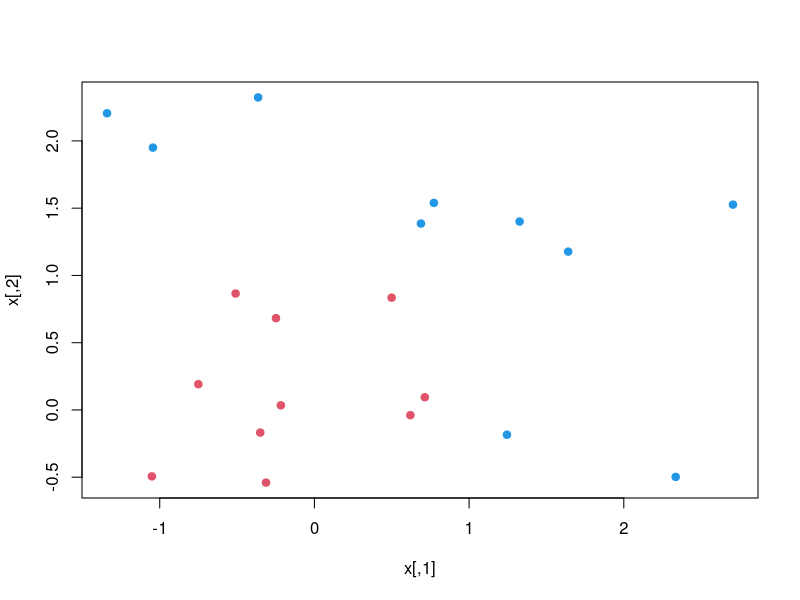
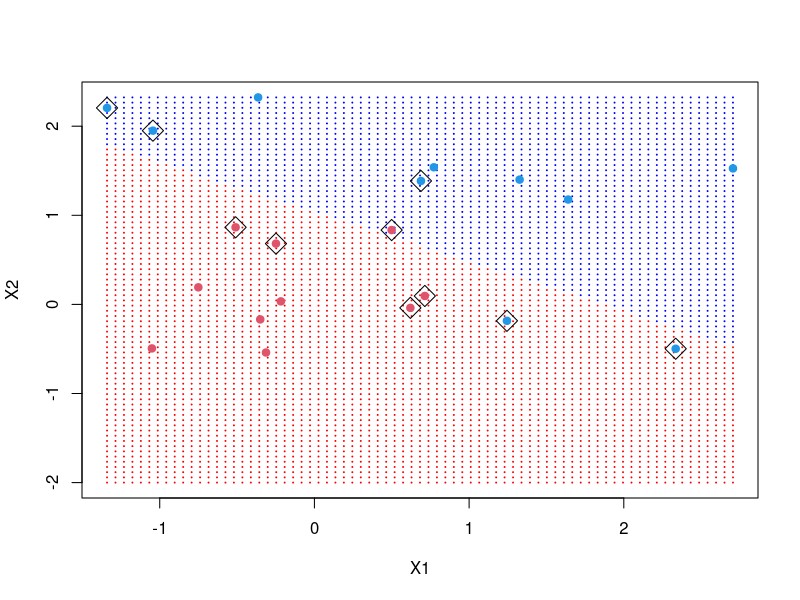
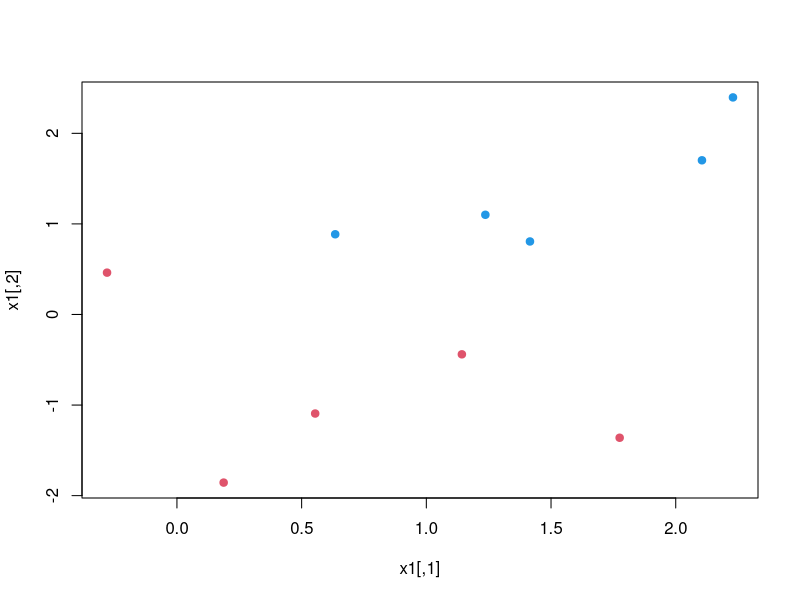
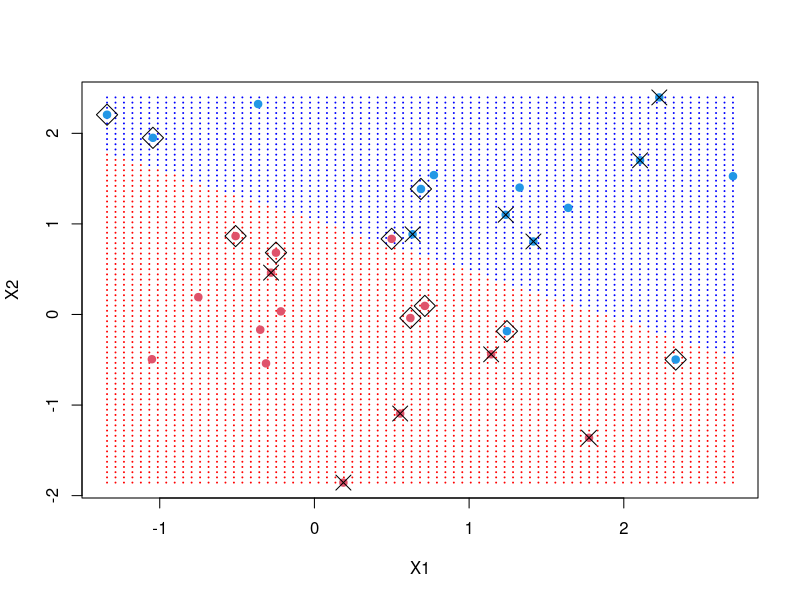
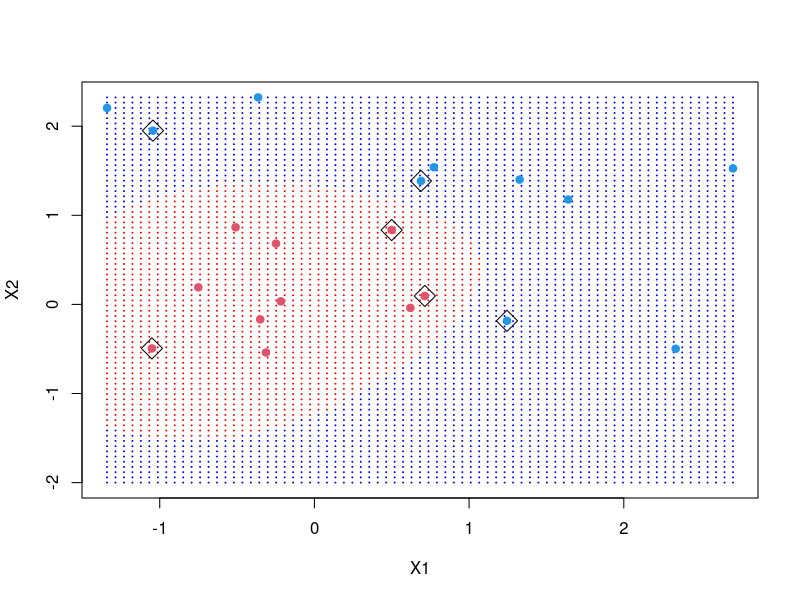
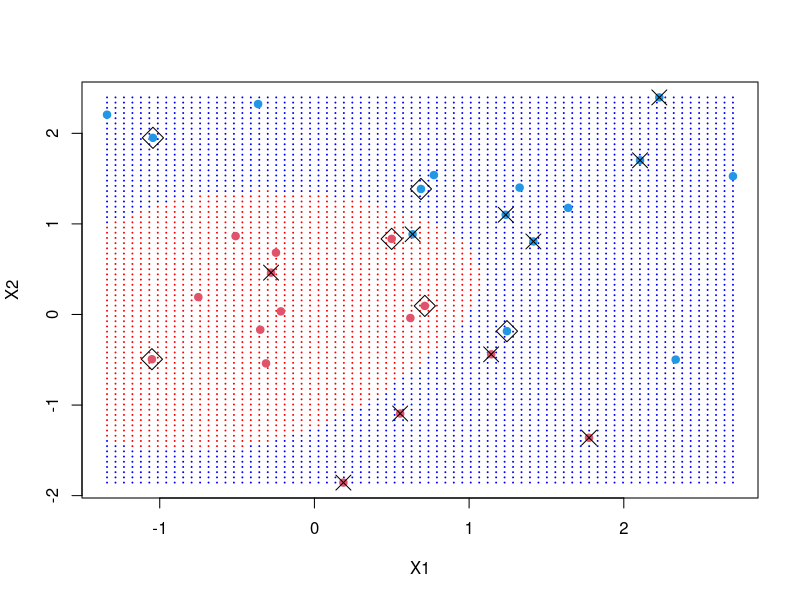

Reproduce these figures in R, in order.
## ---- chunk 1

set.seed(10111)
x = matrix(rnorm(40), 20, 2)
y = rep(c(-1, 1), c(10, 10))
x[y == 1,] = x[y == 1,] + 1
plot(x, col = y + 3, pch = 19)

library(e1071)
dat = data.frame(x, y = as.factor(y))
svmfit = svm(y ~ ., data = dat, kernel = "linear", cost = 1, scale = FALSE)
print(svmfit)

#grid
make.grid = function(x, n = 75) {
  grange = apply(x, 2, range)
  #compute the range along each column
  x1 = seq(from = grange[1,1], to = grange[2,1], length = n)
  #range creates a vector containing maximum and minimum values in given argument
  #so range across the columns gives 2x2 matrix where first column contains minimum values for columns 1 and 2 of x respectively
  #the second column contains the maximum values of columns 1 and 2 respectively
  #x2 = seq(from = grange[1,2], to = grange[2,2], length = n)
  x2 = seq(from = -2, to = grange[2,2], length = n)
  #create a dataframe out of x1,x2
  expand.grid(X1 = x1, X2 = x2)
}
xgrid = make.grid(x)

#overlaying prediction on the grid
ygrid = predict(svmfit, xgrid)
#pch = 20 is smaller bullet style circle
plot(xgrid, col = c("red","blue")[as.numeric(ygrid)], pch = 20, cex = .2)
#pch = 19 is filled circle
points(x, col = y + 3, pch = 19)
#diamonds around Support vectors
points(x[svmfit$index,], pch = 5, cex = 2)
## ---- chunk 2

set.seed(13)
x1 = matrix(rnorm(20), 10, 2)
y1 = rep(c(-1, 1), c(5, 5))
x1[y1 == 1,] = x1[y1 == 1,] + 1
plot(x1, col = y1 + 3, pch = 19)


#append new data to end of old data
xnew <- rbind(x, x1)
ynew <- append(y, y1)

#make new grid using 30 points rather than 20
make.grid = function(x, n = 75) {
  grange = apply(x, 2, range)
  x1 = seq(from = grange[1,1], to = grange[2,1], length = n)
  x2 = seq(from = grange[1,2], to = grange[2,2], length = n)
  expand.grid(X1 = x1, X2 = x2)
}
xgrid = make.grid(xnew)

#overlay decision boundary on new grid.  note, decision boundary has not changed even though grid is more expansive
ygrid = predict(svmfit, xgrid)
plot(xgrid, col = c("red","blue")[as.numeric(ygrid)], pch = 20, cex = .2)
points(xnew, col = ynew + 3, pch = 19)
#the same points should be listed as support vectors.  the fitting of svm hasnt changed
points(x[svmfit$index,], pch = 5, cex = 2)
#put an x over added points.  
points(xnew[21:30,], pch = 4, cex =2)

## ---- chunk 3
#manipulate cost argument
svmfit = svm(y ~ ., data = dat, kernel = "radial", cost = 100, scale = FALSE)
print(svmfit)

#grid
make.grid = function(x, n = 75) {
  grange = apply(x, 2, range)
  x1 = seq(from = grange[1,1], to = grange[2,1], length = n)
  #x2 = seq(from = grange[1,2], to = grange[2,2], length = n)
  x2 = seq(from = -2, to = grange[2,2], length = n)
  expand.grid(X1 = x1, X2 = x2)
}
xgrid = make.grid(x)

#overlaying prediction on the grid
ygrid = predict(svmfit, xgrid)
plot(xgrid, col = c("red","blue")[as.numeric(ygrid)], pch = 20, cex = .2)
points(x, col = y + 3, pch = 19)
points(x[svmfit$index,], pch = 5, cex = 2)


make.grid = function(x, n = 75) {
  grange = apply(x, 2, range)
  x1 = seq(from = grange[1,1], to = grange[2,1], length = n)
  x2 = seq(from = grange[1,2], to = grange[2,2], length = n)
  expand.grid(X1 = x1, X2 = x2)
}
xgrid = make.grid(xnew)

#overlay decision boundary on new grid.  note, decision boundary has not changed even though grid is more expansive
ygrid = predict(svmfit, xgrid)
plot(xgrid, col = c("red","blue")[as.numeric(ygrid)], pch = 20, cex = .2)
points(xnew, col = ynew + 3, pch = 19)
#the same points should be listed as support vectors.  the fitting of svm hasnt changed
points(x[svmfit$index,], pch = 5, cex = 2)
#put an x over added points.  
points(xnew[21:30,], pch = 4, cex =2)
